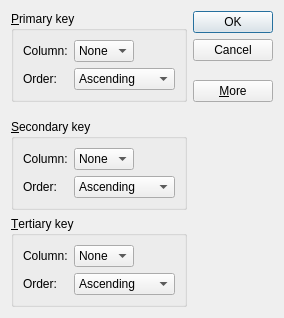
<?xml version="1.0" encoding="UTF-8"?>
<ui version="4.0">
 <class>sortDialog</class>
 <widget class="QDialog" name="sortDialog">
  <property name="geometry">
   <rect>
    <x>0</x>
    <y>0</y>
    <width>284</width>
    <height>318</height>
   </rect>
  </property>
  <property name="windowTitle">
   <string>Sort</string>
  </property>
  <layout class="QGridLayout" name="gridLayout_4">
   <item row="0" column="0">
    <widget class="QGroupBox" name="groupBox">
     <property name="title">
      <string>&amp;Primary key</string>
     </property>
     <layout class="QGridLayout" name="gridLayout">
      <item row="0" column="0">
       <widget class="QLabel" name="label">
        <property name="text">
         <string>Column:</string>
        </property>
       </widget>
      </item>
      <item row="0" column="1">
       <widget class="QComboBox" name="comboBox">
        <item>
         <property name="text">
          <string>None</string>
         </property>
        </item>
       </widget>
      </item>
      <item row="0" column="2">
       <spacer name="horizontalSpacer">
        <property name="orientation">
         <enum>Qt::Horizontal</enum>
        </property>
        <property name="sizeHint" stdset="0">
         <size>
          <width>56</width>
          <height>20</height>
         </size>
        </property>
       </spacer>
      </item>
      <item row="1" column="0">
       <widget class="QLabel" name="label_2">
        <property name="text">
         <string>Order:</string>
        </property>
       </widget>
      </item>
      <item row="1" column="1" colspan="2">
       <widget class="QComboBox" name="comboBox_2">
        <item>
         <property name="text">
          <string>Ascending</string>
         </property>
        </item>
        <item>
         <property name="text">
          <string>Descending</string>
         </property>
        </item>
       </widget>
      </item>
     </layout>
    </widget>
   </item>
   <item row="0" column="1">
    <layout class="QVBoxLayout" name="verticalLayout">
     <item>
      <widget class="QPushButton" name="okButton">
       <property name="text">
        <string>OK</string>
       </property>
       <property name="default">
        <bool>true</bool>
       </property>
      </widget>
     </item>
     <item>
      <widget class="QPushButton" name="calcelButton">
       <property name="text">
        <string>Cancel</string>
       </property>
      </widget>
     </item>
     <item>
      <spacer name="verticalSpacer">
       <property name="orientation">
        <enum>Qt::Vertical</enum>
       </property>
       <property name="sizeHint" stdset="0">
        <size>
         <width>20</width>
         <height>0</height>
        </size>
       </property>
      </spacer>
     </item>
     <item>
      <widget class="QPushButton" name="moreButton">
       <property name="text">
        <string>&amp;More</string>
       </property>
       <property name="checkable">
        <bool>true</bool>
       </property>
      </widget>
     </item>
    </layout>
   </item>
   <item row="1" column="0">
    <spacer name="verticalSpacer_2">
     <property name="orientation">
      <enum>Qt::Vertical</enum>
     </property>
     <property name="sizeHint" stdset="0">
      <size>
       <width>20</width>
       <height>34</height>
      </size>
     </property>
    </spacer>
   </item>
   <item row="2" column="0">
    <widget class="QGroupBox" name="groupBox_2">
     <property name="title">
      <string>&amp;Secondary key</string>
     </property>
     <layout class="QGridLayout" name="gridLayout_2">
      <item row="0" column="0">
       <widget class="QLabel" name="label_3">
        <property name="text">
         <string>Column:</string>
        </property>
       </widget>
      </item>
      <item row="0" column="1">
       <widget class="QComboBox" name="comboBox_3">
        <item>
         <property name="text">
          <string>None</string>
         </property>
        </item>
       </widget>
      </item>
      <item row="0" column="2">
       <spacer name="horizontalSpacer_2">
        <property name="orientation">
         <enum>Qt::Horizontal</enum>
        </property>
        <property name="sizeHint" stdset="0">
         <size>
          <width>40</width>
          <height>20</height>
         </size>
        </property>
       </spacer>
      </item>
      <item row="1" column="0">
       <widget class="QLabel" name="label_4">
        <property name="text">
         <string>Order:</string>
        </property>
       </widget>
      </item>
      <item row="1" column="1" colspan="2">
       <widget class="QComboBox" name="comboBox_4">
        <item>
         <property name="text">
          <string>Ascending</string>
         </property>
        </item>
        <item>
         <property name="text">
          <string>Descending</string>
         </property>
        </item>
       </widget>
      </item>
     </layout>
    </widget>
   </item>
   <item row="3" column="0">
    <widget class="QGroupBox" name="groupBox_3">
     <property name="title">
      <string>&amp;Tertiary key</string>
     </property>
     <layout class="QGridLayout" name="gridLayout_3">
      <item row="0" column="0">
       <widget class="QLabel" name="label_5">
        <property name="text">
         <string>Column:</string>
        </property>
       </widget>
      </item>
      <item row="0" column="1">
       <widget class="QComboBox" name="comboBox_5">
        <item>
         <property name="text">
          <string>None</string>
         </property>
        </item>
       </widget>
      </item>
      <item row="0" column="2">
       <spacer name="horizontalSpacer_3">
        <property name="orientation">
         <enum>Qt::Horizontal</enum>
        </property>
        <property name="sizeHint" stdset="0">
         <size>
          <width>40</width>
          <height>20</height>
         </size>
        </property>
       </spacer>
      </item>
      <item row="1" column="0">
       <widget class="QLabel" name="label_6">
        <property name="text">
         <string>Order:</string>
        </property>
       </widget>
      </item>
      <item row="1" column="1" colspan="2">
       <widget class="QComboBox" name="comboBox_6">
        <item>
         <property name="text">
          <string>Ascending</string>
         </property>
        </item>
        <item>
         <property name="text">
          <string>Descending</string>
         </property>
        </item>
       </widget>
      </item>
     </layout>
    </widget>
   </item>
  </layout>
 </widget>
 <resources/>
 <connections>
  <connection>
   <sender>okButton</sender>
   <signal>clicked()</signal>
   <receiver>sortDialog</receiver>
   <slot>accept()</slot>
   <hints>
    <hint type="sourcelabel">
     <x>221</x>
     <y>23</y>
    </hint>
    <hint type="destinationlabel">
     <x>77</x>
     <y>110</y>
    </hint>
   </hints>
  </connection>
  <connection>
   <sender>calcelButton</sender>
   <signal>clicked()</signal>
   <receiver>sortDialog</receiver>
   <slot>reject()</slot>
   <hints>
    <hint type="sourcelabel">
     <x>250</x>
     <y>50</y>
    </hint>
    <hint type="destinationlabel">
     <x>122</x>
     <y>124</y>
    </hint>
   </hints>
  </connection>
  <connection>
   <sender>moreButton</sender>
   <signal>toggled(bool)</signal>
   <receiver>groupBox_2</receiver>
   <slot>setVisible(bool)</slot>
   <hints>
    <hint type="sourcelabel">
     <x>237</x>
     <y>90</y>
    </hint>
    <hint type="destinationlabel">
     <x>182</x>
     <y>172</y>
    </hint>
   </hints>
  </connection>
  <connection>
   <sender>moreButton</sender>
   <signal>toggled(bool)</signal>
   <receiver>groupBox_3</receiver>
   <slot>setVisible(bool)</slot>
   <hints>
    <hint type="sourcelabel">
     <x>258</x>
     <y>87</y>
    </hint>
    <hint type="destinationlabel">
     <x>175</x>
     <y>261</y>
    </hint>
   </hints>
  </connection>
 </connections>
</ui>
